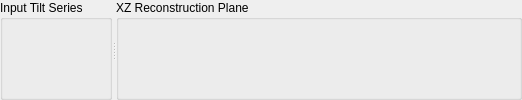
     <widget class="QSplitter" name="splitter">
      <property name="sizePolicy">
       <sizepolicy hsizetype="Expanding" vsizetype="Expanding">
        <horstretch>0</horstretch>
        <verstretch>0</verstretch>
       </sizepolicy>
      </property>
      <property name="orientation">
       <enum>Qt::Horizontal</enum>
      </property>
      <widget class="QGroupBox" name="groupBox_3">
       <property name="title">
        <string>Input Tilt Series</string>
       </property>
       <layout class="QGridLayout" name="gridLayout">
        <property name="leftMargin">
         <number>0</number>
        </property>
        <property name="topMargin">
         <number>0</number>
        </property>
        <property name="rightMargin">
         <number>0</number>
        </property>
        <property name="bottomMargin">
         <number>0</number>
        </property>
        <item row="0" column="0">
         <widget class="QMRCDisplayWidget" name="m_MRCDisplayWidget" native="true"/>
        </item>
       </layout>
      </widget>
      <widget class="QGroupBox" name="reconstructedDisplayGroupBox">
       <property name="minimumSize">
        <size>
         <width>0</width>
         <height>0</height>
        </size>
       </property>
       <property name="title">
        <string>XZ Reconstruction Plane</string>
       </property>
       <layout class="QGridLayout" name="gridLayout_5">
        <property name="leftMargin">
         <number>0</number>
        </property>
        <property name="topMargin">
         <number>0</number>
        </property>
        <property name="rightMargin">
         <number>0</number>
        </property>
        <property name="bottomMargin">
         <number>0</number>
        </property>
        <item row="0" column="0">
         <widget class="QMRCDisplayWidget" name="m_ReconstructedDisplayWidget" native="true">
          <property name="sizePolicy">
           <sizepolicy hsizetype="Expanding" vsizetype="Expanding">
            <horstretch>0</horstretch>
            <verstretch>0</verstretch>
           </sizepolicy>
          </property>
          <property name="minimumSize">
           <size>
            <width>400</width>
            <height>0</height>
           </size>
          </property>
          <property name="maximumSize">
           <size>
            <width>16777215</width>
            <height>16777215</height>
           </size>
          </property>
          <property name="baseSize">
           <size>
            <width>0</width>
            <height>0</height>
           </size>
          </property>
          <property name="acceptDrops">
           <bool>false</bool>
          </property>
          <property name="autoFillBackground">
           <bool>false</bool>
          </property>
         </widget>
        </item>
       </layout>
      </widget>
     </widget>
